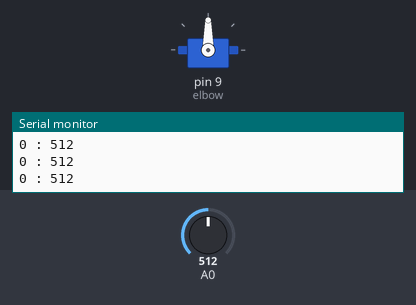
A sketch run on a simulated Arduino Uno, built with avr-gcc and run on an emulated ATmega328P. On the bench: servo, the last lines printed to the serial monitor. The inputs (shaded band) are chosen by the test bench; at power-on: A0 = 512.

Above: at 1.2 s.
1.3 s: A0 set to 608
2.8 s: A0 set to 631
At 3.5 s:
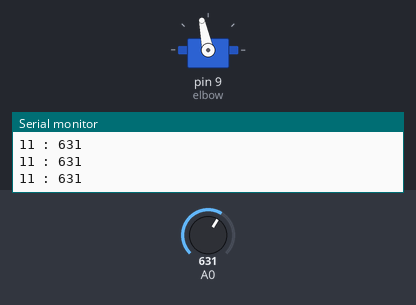
5.8 s: A0 set to 136
At 5.97 s:
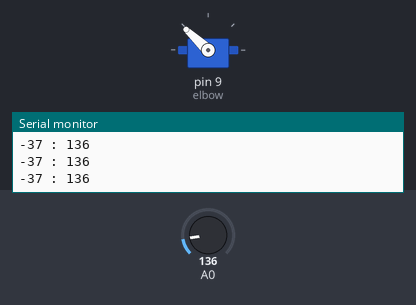
8.8 s: A0 set to 111
At 11.6 s:
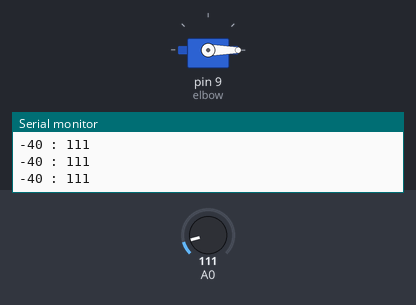
Timing chart, 0 to 12.8 s (numbered marks = the images above; inputs shaded):
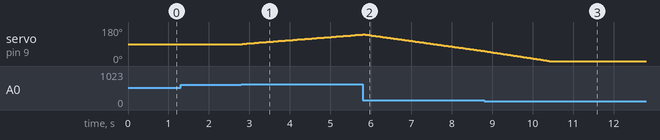

The sketch:

servo_test.ino
```cpp
#include <Servo.h>

Servo elbow;

int pot1 = A0;
int pot1Mid;
void setup() {

  Serial.begin(9600);
  pot1Mid = analogRead(A0);
  elbow.attach(9);
}

void loop() {

  int pot1Val = ((analogRead(A0)-pot1Mid)/10);
  Serial.print(pot1Val);
  Serial.print(" : ");
  Serial.println(analogRead(A0));


  if(pot1Val > 10){

    elbow.write(elbow.read()+1);
    delay(abs(pot1Val-70));
  }

  if(pot1Val < -10){

    elbow.write(elbow.read()-1);
    delay(abs(pot1Val+70));
  }

}
```

Measured:
- the behaviour switches between 621 and 622 on A0 (found by bisection; images 0 and 1)
- the behaviour switches between 123 and 122 on A0 (found by bisection; images 2 and 3)
- after the input at 2.8 s, servo on pin 9 (elbow): moves from 90° to 141° over 3.0 s, starting at once
